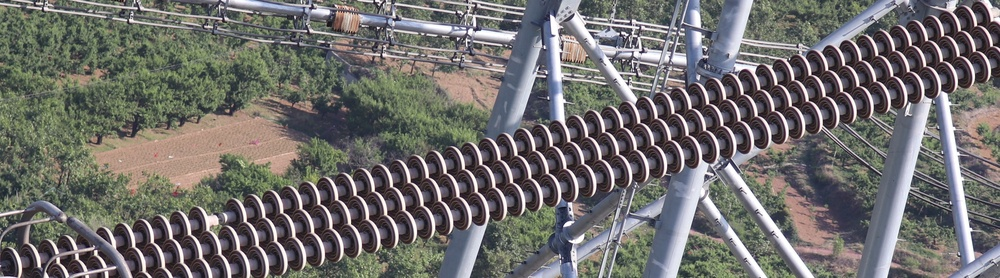
#> input picture 2.jpg, 1000 x 278 px, shrunk from 3577 x 993 before the run
$ python test.py
#> lines starting #> are read from the running program, lines starting #| are printed output that depends on the picture; after the words box and inside, x2 and y2 are one past the last pixel; in counts of white or black regions, pixels touching at a corner belong together; long printed decimals are rounded
import json
import os
import cv2
import math
import numpy as np
######test

# your_dict = {"label":"insulator", "points":[1.2345, 2.3456]}

# print(your_dict["points"])

#测试一段代码

#列出文件夹中的json文件名
# [13 lines left out: functions list_json, list_jpg, not called in this run]


#获取输出路径
def get_outpath(out_dir, name):
    if not os.path.exists(out_dir):os.makedirs(out_dir)
    return os.path.join(out_dir, os.path.basename(name))


#旋转点集
def rotate(ps,m):
    pts = np.float32(ps).reshape([-1, 2])  # 要映射的点
    pts = np.hstack([pts, np.ones([len(pts), 1])]).T
    target_point = np.dot(m, pts)
    target_point = [[target_point[0][x],target_point[1][x]] for x in range(len(target_point[0]))]
    return target_point


#裁切最小矩形框，同时获取旋转坐标
# [29 lines left out: function crop_minAreaRect, not called in this run]

#根据影像和点集检测最小矩形框
def drow_box(img, cnt):
    rect_box = cv2.boundingRect(cnt)
    rotated_box = cv2.minAreaRect(cnt)

    cv2.rectangle(img, (rect_box[0], rect_box[1]), (rect_box[0] + rect_box[2], rect_box[1] + rect_box[3]), (0, 255, 0), 2)

    box = cv2.boxPoints(rotated_box)
    box = np.int0(box)
    cv2.drawContours(img, [box], 0, (0, 0, 255), 2)

    img = cv2.cvtColor(img, cv2.COLOR_BGR2RGB)
    # plt.imshow(img)
    # plt.show()

    return img, rotated_box, box

#裁剪影像
def crop1(img, cnt):
    horizon = True

    img, rotated_box, box = drow_box(img, cnt)

    #pts = rotated_box
    print(box)

    center, size, angle = rotated_box[0], rotated_box[1], rotated_box[2]
    center, size = tuple(map(int, center)), tuple(map(int, size))

    print(angle)

    if horizon:
        if size[0] < size[1]:
            angle -= 90
            w = size[1]
            h = size[0]
        else:
            w = size[0]
            h = size[1]
        size = (w, h)

    height, width = img.shape[0], img.shape[1]

    M = cv2.getRotationMatrix2D(center, angle, 1)
    img_rot = cv2.warpAffine(img, M, (width, height))
    img_crop = cv2.getRectSubPix(img_rot, size, center)
    out_points = rotate(cnt, M)
    out_box = rotate(box, M)
    print(out_box)

    #思路：先旋转检测框，获取检测框旋转之后的坐标，然后再使用旋转之后的点out_points减去旋转框之后的坐标的最小值。

    return img_crop, out_points


def main():
    jpg = cv2.imread("2.jpg")
#> jpg is the input picture: shape (278, 1000, 3); mean B, G, R 108.4, 110.3, 111.8
    #points = [[1, 2], [3, 4], [5, 6], [0, 2], [5, 9], [10, 11], [8, 12], [3, 10], [15, 5]]

    jsn = "test2.json"
    with open(jsn, "r") as f:
#> (reads test2.json from the repository)
        json_str = f.read()
    your_dict = json.loads(json_str)
    shapes = your_dict["shapes"]
    for label in range(len(shapes)):
            #print(shapes[label]["points"])
        pts = np.array(shapes[label]["points"])
        #print(type(pts[0][0]))
        #pts = np.array(points)


        pts = pts.astype(np.float32)
        #print(pts)
        #img_crop, points_seg = crop_minAreaRect(jpg, pts)
        img_crop, out_points= crop1(jpg, pts)


        #print(out_points)
        cv2.imshow('test', img_crop)
        cv2.waitKey(0)
#> this loop made 1 pass
#> (center in crop1, angle in crop1, w in crop1, h in crop1, M in crop1) on pass 1: ((1794, 515), -14.2, 3686, 159, [[0.969, -0.245, 181.2], [0.245, 0.969, -424.5]])
#| [[  26 1044]
#|  [ -12  890]
#|  [3561  -14]
#|  [3600  139]]
#| -14.204
#| [[-49.753, 594.001], [-48.803, 435.385], [3636.783, 435.753], [3637.048, 593.645]]
#> pass 1, in crop1, `img_rot = cv2.warpAffine(img, M, (width, height))`:
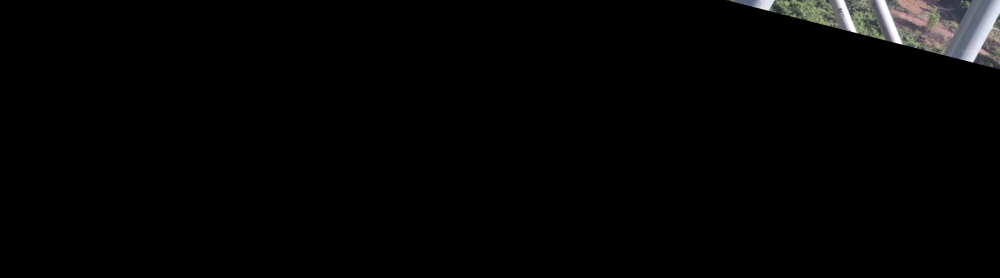
#> img_rot: shape (278, 1000, 3); mean R, G, B 4.4, 4.4, 4.4
#> after the loop:
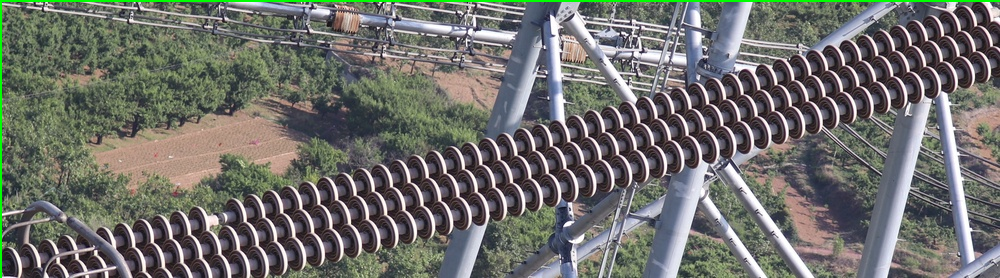
#> jpg: shape (278, 1000, 3); 0.92% of pixels changed, all inside (x1, y1, x2, y2) = (0, 0, 1000, 278)

if __name__ == "__main__":
    main()
